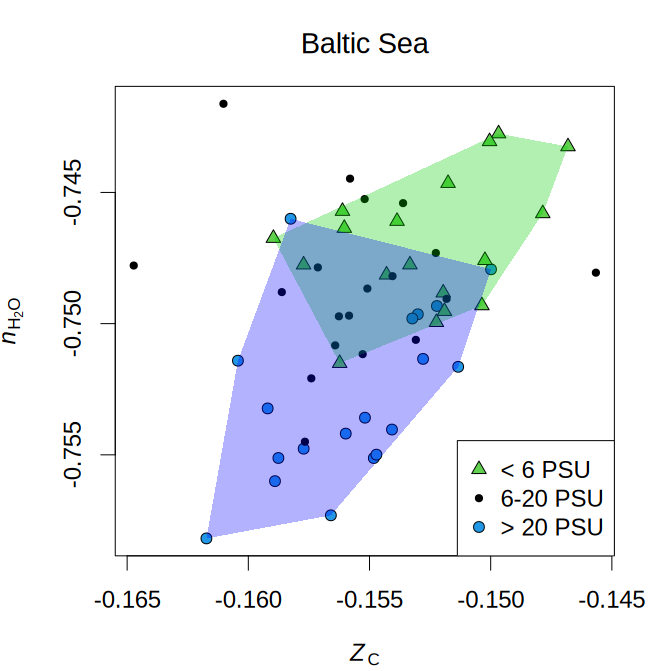

Write R code to recreate this figure.
# Script for making plot_metrics.png (adapted from ?plot_metrics)
# 20230917 jmd

par(mar = c(4, 4, 3, 2))
par(cex = 1.5)

# Make a plot for the Baltic Sea salinity gradient
# (data from Herlemann et al., 2016)
RDPfile <- system.file("extdata/RDP/HLA+16.tab.xz", package = "chem16S")
RDP <- read_RDP(RDPfile)
map <- map_taxa(RDP, refdb = "RefSeq")
metrics <- get_metrics(RDP, map, refdb = "RefSeq")
mdatfile <- system.file("extdata/metadata/HLA+16.csv", package = "chem16S")
mdat <- get_metadata(mdatfile, metrics)
pm <- plot_metrics(mdat)
# Add a legend
legend <- c("< 6 PSU", "6-20 PSU", "> 20 PSU")
pch <- c(24, 20, 21)
pt.bg <- c(3, NA, 4)
legend("bottomright", legend, pch = pch, col = 1, pt.bg = pt.bg, bg = "white")
# Classify samples with low and high salinity
ilo <- mdat$metadata$salinity < 6
ihi <- mdat$metadata$salinity > 20
# Add convex hulls
canprot::add.hull(pm$Zc[ilo], pm$nH2O[ilo],
  col = adjustcolor("green3", alpha.f = 0.3), border = NA)
canprot::add.hull(pm$Zc[ihi], pm$nH2O[ihi],
  col = adjustcolor("blue", alpha.f = 0.3), border = NA)

savePlot("plot_metrics.png")
